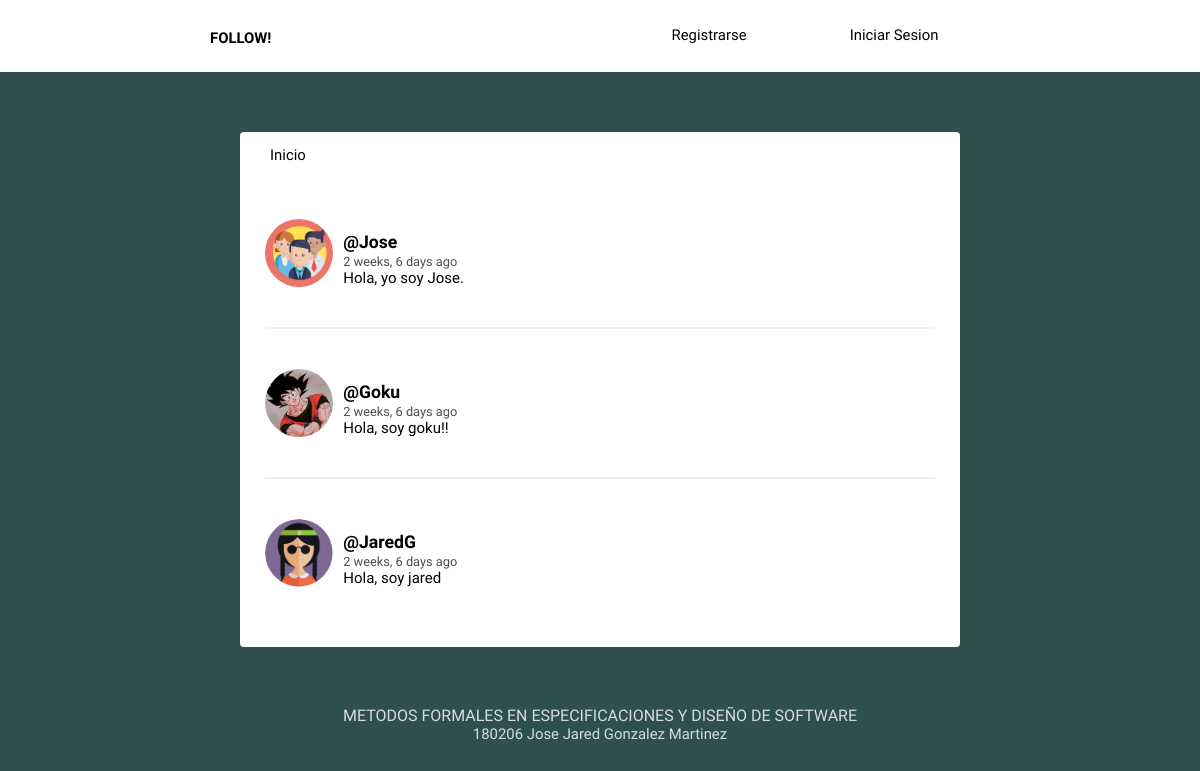
The page / on the database its author committed.
### social/models.py (models this page shows, shortened)
class Post(models.Model):
	user = models.ForeignKey(User, on_delete=models.CASCADE, related_name='posts')
	timestamp = models.DateTimeField(default=timezone.now)
	content = models.TextField()
	class Meta:
		ordering = ['-timestamp']

class Profile(models.Model):
	user = models.OneToOneField(User, on_delete=models.CASCADE)
	image = models.ImageField(default='usuario2.PNG')

### social/views.py (the view)
# urls.py: path('', views.feed, name='feed'),
def feed(request):
	posts = Post.objects.all()
	context = { 'posts': posts}
	return render(request, 'social/feed.html', context)

### social/templates/social/feed.html (shortened to what this page needs)
{% extends 'social/layout.html' %}
{% load humanize %}
{% block content %}
{% for post in posts %}
<article>
    <div class="container-article">
        <img src="{{ post.user.profile.image.url }}">
        <div>
            <h2 class="username"><a href="{% url 'profile' post.user.username %}">@{{ post.user.username }}</a></h2>
            <time data-time="#">{{ post.timestamp|naturaltime }}</time>
            <div class="post">{{ post.content }}</div>
        </div>
    </div>
</article>
{% endfor %}
{% endblock %}

### social/templates/social/layout.html (shortened to what this page needs)
<!DOCTYPE html>
{% load static %}
<html>
<head>
	<link rel="stylesheet" type="text/css" href="{% static 'normalize.css' %}">
	<link rel="stylesheet" type="text/css" href="{% static 'style.css' %}">
</head>
<body>
	<header class="main-head">
		<nav class="main">
			<h1 id="logo"><a href="/">FOLLOW!</a></h1>
			<ul>
				{% if request.user.is_authenticated %}
				<li><a href="{% url 'logout' %}">Cerrar Sesion</a></li>
				{% else %}
				<li><a href="{% url 'register' %}">Registrarse</a></li>
				<li><a href="{% url 'login' %}">Iniciar Sesion</a></li>
				{% endif %}
			</ul>
		</nav>
	</header>
	<div class="main">
		<nav class="second-nav">
			<a class="feed" href="{% url 'feed' %}">Inicio</a>
		</nav>
		{% block content %}
		{% endblock content %}
	</div>
	<footer>
		<div class="row">
			<p>METODOS FORMALES EN ESPECIFICACIONES Y DISEÑO DE SOFTWARE<br><a href="https://www.facebook.com/josejared.gonzalez/">180206 Jose Jared Gonzalez Martinez</a></p>
		</div>
	</footer>
</body>
</html>

### social/static/style.css (style rules this page uses)
body { background: #2F4F4F; font-size: 62.5%; font-family: 'Varela Round', Helvetica, Arial, serif; }
p { font-size: 1rem; }
img { object-fit: cover; }
.main-head { background: white; color: black; }
nav.main { min-height: 7vh; display: flex; width: 65%; margin: auto; align-items: center; padding: 0.5rem; }
nav.main ul { display: flex; flex: 1 1 40rem; justify-content: space-around; align-items: center; list-style: none; }
#logo { flex: 2 1 40rem; }
a { font-size: .93rem; text-decoration: none; color: black; }
.main { background: white; width: 60%; margin: 5% auto; border-radius: 4px; padding-bottom: 20px; }
.second-nav { display: flex; padding: 15px 30px; }
.second-nav .feed { flex: 1 1 30px; }
article { width: 93%; margin: auto; padding: 40px 0; border-bottom: 2px solid #ECEEEF; }
.username { margin-bottom: .2rem; }
.username a { font-size: 1.1rem; }
.container-article { display: flex; }
.container-article img { height: 68px; width: 68px; margin-right: 10px; border-radius: 50%; }
article:last-child { border-bottom: 0; }
time { font-size: .8rem; opacity: .7; }
.post { font-size: .94rem; }
footer { color: white; text-align: center; font-size: .875em; margin: 40px 0; }
footer p { opacity: .8; }
footer p a { color: white; }

### rows shown on the page
Post: user.profile.image (picture), user.username "Jose", timestamp "2 weeks, 6 days ago", content "Hola, yo soy Jose."
Post: user.profile.image (picture), user.username "Goku", timestamp "2 weeks, 6 days ago", content "Hola, soy goku!!"
Post: user.profile.image (picture), user.username "JaredG", timestamp "2 weeks, 6 days ago", content "Hola, soy jared"
